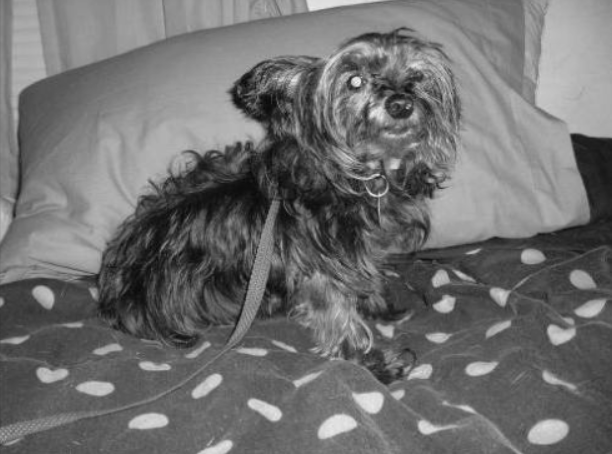
#> input picture Screenshot 2026-10-03 180016.png, 612 x 454 px, given as the content of the folder C:/Users/Asus/OneDrive/Desktop/PatternRecognition, which was not available
$ jupyter execute --allow-errors 'Cat vs Dog Project.ipynb'
#> lines starting #> are read from the running program, lines starting #| are printed output that depends on the picture; pictures that were not available may be replaced by others from this repository, and a replacement may not be noted
[cell 1]
import os
import random
import cv2
import numpy as np
import matplotlib.pyplot as plt

from skimage.feature import hog
from skimage.transform import rotate
from skimage.util import random_noise

from sklearn.model_selection import train_test_split, RandomizedSearchCV
from sklearn.decomposition import PCA
from sklearn.svm import SVC
from sklearn.ensemble import RandomForestClassifier

from sklearn.metrics import (
    accuracy_score,
    precision_score,
    recall_score,
    f1_score,
    classification_report,
    confusion_matrix,
    ConfusionMatrixDisplay
)

# Reproducibility
random.seed(42)
np.random.seed(42)

print("All libraries imported successfully!")

[cell 2]
import os

# Check common locations for the dataset
possible_paths = [
    r'C:\Users\alghad\Downloads\archive\dogs_vs_cats\train',
    r'C:\Users\Asus\Downloads\archive\dogs_vs_cats\train',
    os.path.join(os.path.expanduser('~'), 'Downloads', 'archive', 'dogs_vs_cats', 'train'),
    os.path.join(os.path.expanduser('~'), 'OneDrive', 'Desktop', 'PatternRecognition')
]

for path in possible_paths:
    print(f"{'FOUND' if os.path.isdir(path) else 'NOT FOUND'}: {path}")

print("\nYour Windows home directory:")
print(os.path.expanduser('~'))

[cell 3]
import os

train_dir = r'C:\Users\Asus\OneDrive\Desktop\PatternRecognition'

# Display files and folders inside the project directory
print("Contents of PatternRecognition:\n")

for item in os.listdir(train_dir):
    full_path = os.path.join(train_dir, item)

    if os.path.isdir(full_path):
        print(f"[FOLDER] {item}")
    else:
        print(f"[FILE]   {item}")

[cell 4]
import os
import cv2
import matplotlib.pyplot as plt

train_dir = r'C:\Users\Asus\OneDrive\Desktop\PatternRecognition'

image_path = os.path.join(
    train_dir,
    'Screenshot 2026-10-03 180016.png'
)

img = cv2.imread(image_path)
#> img is the input picture: shape (454, 612, 3); min 7, max 243, mean 111.5

if img is None:
    print("ERROR: Could not read the image.")
else:
    img_rgb = cv2.cvtColor(img, cv2.COLOR_BGR2RGB)

    print("Image loaded successfully!")
    print("Image dimensions:", img.shape)
#| Image dimensions: (454, 612, 3)

    plt.figure(figsize=(8, 6))
    plt.imshow(img_rgb)
    plt.title("Dataset Screenshot")
    plt.axis("off")
    plt.show()

[cell 5]
import os
import urllib.request
import zipfile

# Dataset download URL
url = "https://storage.googleapis.com/tensorflow-1-public/course2/cats_and_dogs_filtered.zip"

# Save everything inside your project folder
project_dir = r'C:\Users\Asus\OneDrive\Desktop\PatternRecognition'
zip_path = os.path.join(project_dir, "cats_and_dogs_filtered.zip")
extract_dir = os.path.join(project_dir, "dataset")

# Download the dataset if it is not already downloaded
#> (the rest of this cell did not finish here and is left out)

[cell 6]
import os

project_dir = r'C:\Users\Asus\OneDrive\Desktop\PatternRecognition'

base_dir = os.path.join(
    project_dir, 'dataset', 'cats_and_dogs_filtered'
)

train_dir = os.path.join(base_dir, 'train')
validation_dir = os.path.join(base_dir, 'validation')

categories = ['dogs', 'cats']

for split_name, split_dir in [
    ('Training', train_dir),
    ('Validation', validation_dir)
]:
    print(f"\n{split_name} Dataset:")

    for category in categories:
        category_path = os.path.join(split_dir, category)
        image_count = len([
            f for f in os.listdir(category_path)
            if os.path.isfile(os.path.join(category_path, f))
        ])
        print(f"{category}: {image_count} images")

[cell 7]
import os
import cv2
import matplotlib.pyplot as plt

categories = ['dogs', 'cats']
label_map = {'dogs': 0, 'cats': 1}

sample_images = []

for category in categories:
    category_path = os.path.join(train_dir, category)

    for filename in sorted(os.listdir(category_path)):
        image_path = os.path.join(category_path, filename)
        image = cv2.imread(image_path)

        if image is not None:
            image = cv2.cvtColor(image, cv2.COLOR_BGR2RGB)
            sample_images.append((image, category))
            break

fig, axes = plt.subplots(1, 2, figsize=(10, 4))

for ax, (image, category) in zip(axes, sample_images):
    ax.imshow(image)
    ax.set_title(f'{category} | Label: {label_map[category]}')
    ax.axis('off')
#> this loop made 2 passes
#> category on passes 1 to 2: 'dogs', 'cats'

plt.tight_layout()
plt.show()
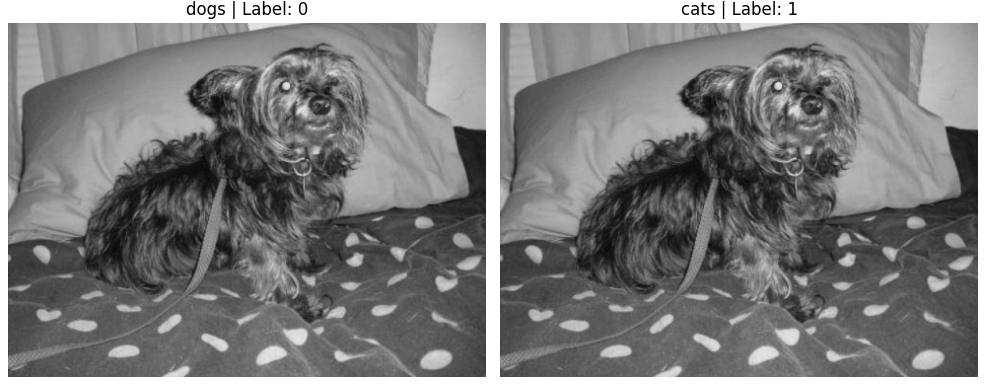
#> figure drawn by matplotlib, 2 panels

[cell 8]
from skimage.feature import hog
import numpy as np
import cv2
import os

def extract_hog_features(image):
    image = cv2.resize(image, (100, 100))
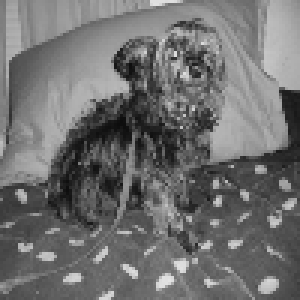
#> image: shape (100, 100, 3) (shown 3 times larger); min 13, max 228, mean 111.4
    gray = cv2.cvtColor(image, cv2.COLOR_BGR2GRAY)

    features = hog(
        gray,
        orientations=9,
        pixels_per_cell=(8, 8),
        cells_per_block=(2, 2),
        visualize=False
    )
#> features = 4356 values, max 0.41 at index 4106, min 0 at index 1, mean 0.141

    return features

sample_path = os.path.join(
    train_dir, 'dogs',
    os.listdir(os.path.join(train_dir, 'dogs'))[0]
)

sample_image = cv2.imread(sample_path)
hog_features = extract_hog_features(sample_image)
#> hog_features has the same summary as features in extract_hog_features

print("HOG extraction successful!")
print("Feature vector shape:", hog_features.shape)
#| Feature vector shape: (4356,)
print("Number of features:", len(hog_features))
#| Number of features: 4356

[cell 9]
import cv2
import numpy as np
import matplotlib.pyplot as plt

# Load one training image
sample_path = os.path.join(
    train_dir,
    'dogs',
    os.listdir(os.path.join(train_dir, 'dogs'))[0]
)

image = cv2.imread(sample_path)
image = cv2.cvtColor(image, cv2.COLOR_BGR2RGB)

# Apply data augmentation
rotated_image = cv2.rotate(image, cv2.ROTATE_90_CLOCKWISE)
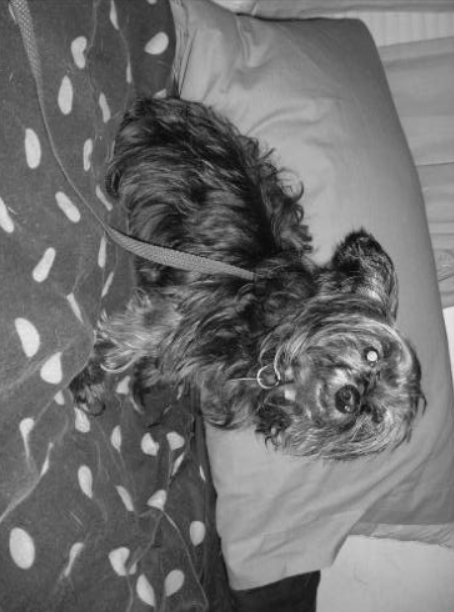
#> rotated_image: shape (612, 454, 3); min 7, max 243, mean 111.5
flipped_image = cv2.flip(image, 1)
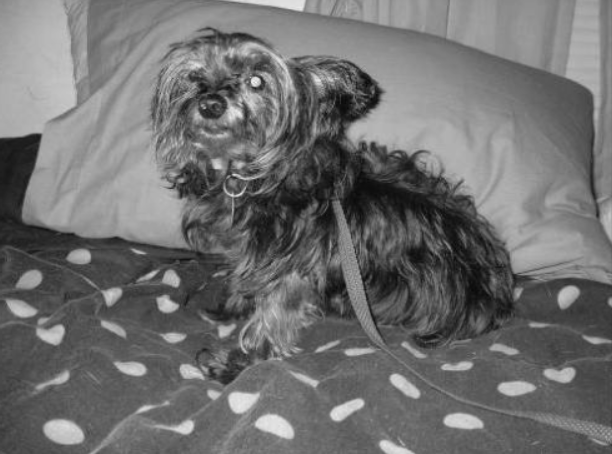
#> flipped_image: shape (454, 612, 3); min 7, max 243, mean 111.5

# Display original and augmented images
fig, axes = plt.subplots(1, 3, figsize=(12, 4))

axes[0].imshow(image)
axes[0].set_title("Original Image")

axes[1].imshow(rotated_image)
axes[1].set_title("Rotated Image")

axes[2].imshow(flipped_image)
axes[2].set_title("Flipped Image")

for ax in axes:
    ax.axis('off')

plt.tight_layout()
plt.show()

[cell 10]
import os
import cv2
import numpy as np

categories = ['dogs', 'cats']
label_map = {'dogs': 0, 'cats': 1}

X_train_images = []
y_train = []

for category in categories:
    category_path = os.path.join(train_dir, category)
    label = label_map[category]

    image_files = sorted(os.listdir(category_path))

    for filename in image_files:
        image_path = os.path.join(category_path, filename)
        image = cv2.imread(image_path)

        if image is None:
            continue

        image = cv2.resize(image, (100, 100))

        # Original image
        X_train_images.append(image)
        y_train.append(label)

        # Horizontal flip
        flipped = cv2.flip(image, 1)
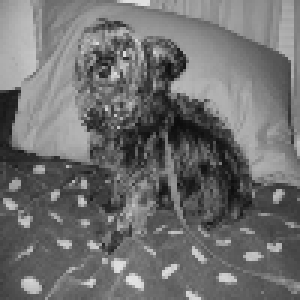
#> flipped: shape (100, 100, 3) (shown 3 times larger); min 13, max 228, mean 111.4
        X_train_images.append(flipped)
        y_train.append(label)

        # Small rotation
        rotated = cv2.rotate(image, cv2.ROTATE_180)
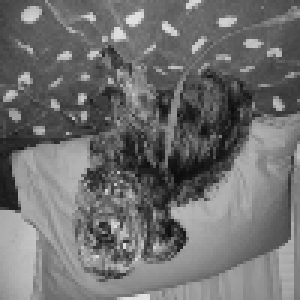
#> rotated: shape (100, 100, 3) (shown 3 times larger); min 13, max 228, mean 111.4
        X_train_images.append(rotated)
        y_train.append(label)

X_train_images = np.array(X_train_images)
y_train = np.array(y_train)

print("Data augmentation completed!")
print("Training images shape:", X_train_images.shape)
#| Training images shape: (6, 100, 100, 3)
print("Training labels shape:", y_train.shape)
print("Total training images:", len(X_train_images))
#| Total training images: 6

[cell 11]
from skimage.feature import hog
import numpy as np
import cv2

def extract_hog_features(image):
    gray = cv2.cvtColor(image, cv2.COLOR_BGR2GRAY)

    features = hog(
        gray,
        orientations=9,
        pixels_per_cell=(8, 8),
        cells_per_block=(2, 2),
        visualize=False
    )

    return features

X_train_features = []

for i, image in enumerate(X_train_images):
    features = extract_hog_features(image)
    X_train_features.append(features)

    if (i + 1) % 500 == 0:
        print(f"Processed {i + 1}/{len(X_train_images)} images")
#> this loop made 6 passes
#> after the loop, X_train_features = 6 items

X_train_features = np.array(X_train_features)

print("\nHOG extraction completed!")
print("Training features shape:", X_train_features.shape)
#| Training features shape: (6, 4356)
print("Training labels shape:", y_train.shape)

[cell 12]
X_val_features = []
y_val = []
X_val_images = []

for category in categories:
    category_path = os.path.join(validation_dir, category)
    label = label_map[category]

    image_files = sorted(os.listdir(category_path))

    for filename in image_files:
        image_path = os.path.join(category_path, filename)
        image = cv2.imread(image_path)

        if image is None:
            continue

        image = cv2.resize(image, (100, 100))

        # Keep images for later prediction visualization
        X_val_images.append(image.copy())

        # Extract HOG features
        features = extract_hog_features(image)
        X_val_features.append(features)

        y_val.append(label)

X_val_features = np.array(X_val_features)
y_val = np.array(y_val)
X_val_images = np.array(X_val_images)

print("Validation preparation completed!")
print("Validation features shape:", X_val_features.shape)
#| Validation features shape: (2, 4356)
print("Validation labels shape:", y_val.shape)
print("Validation images shape:", X_val_images.shape)
#| Validation images shape: (2, 100, 100, 3)
